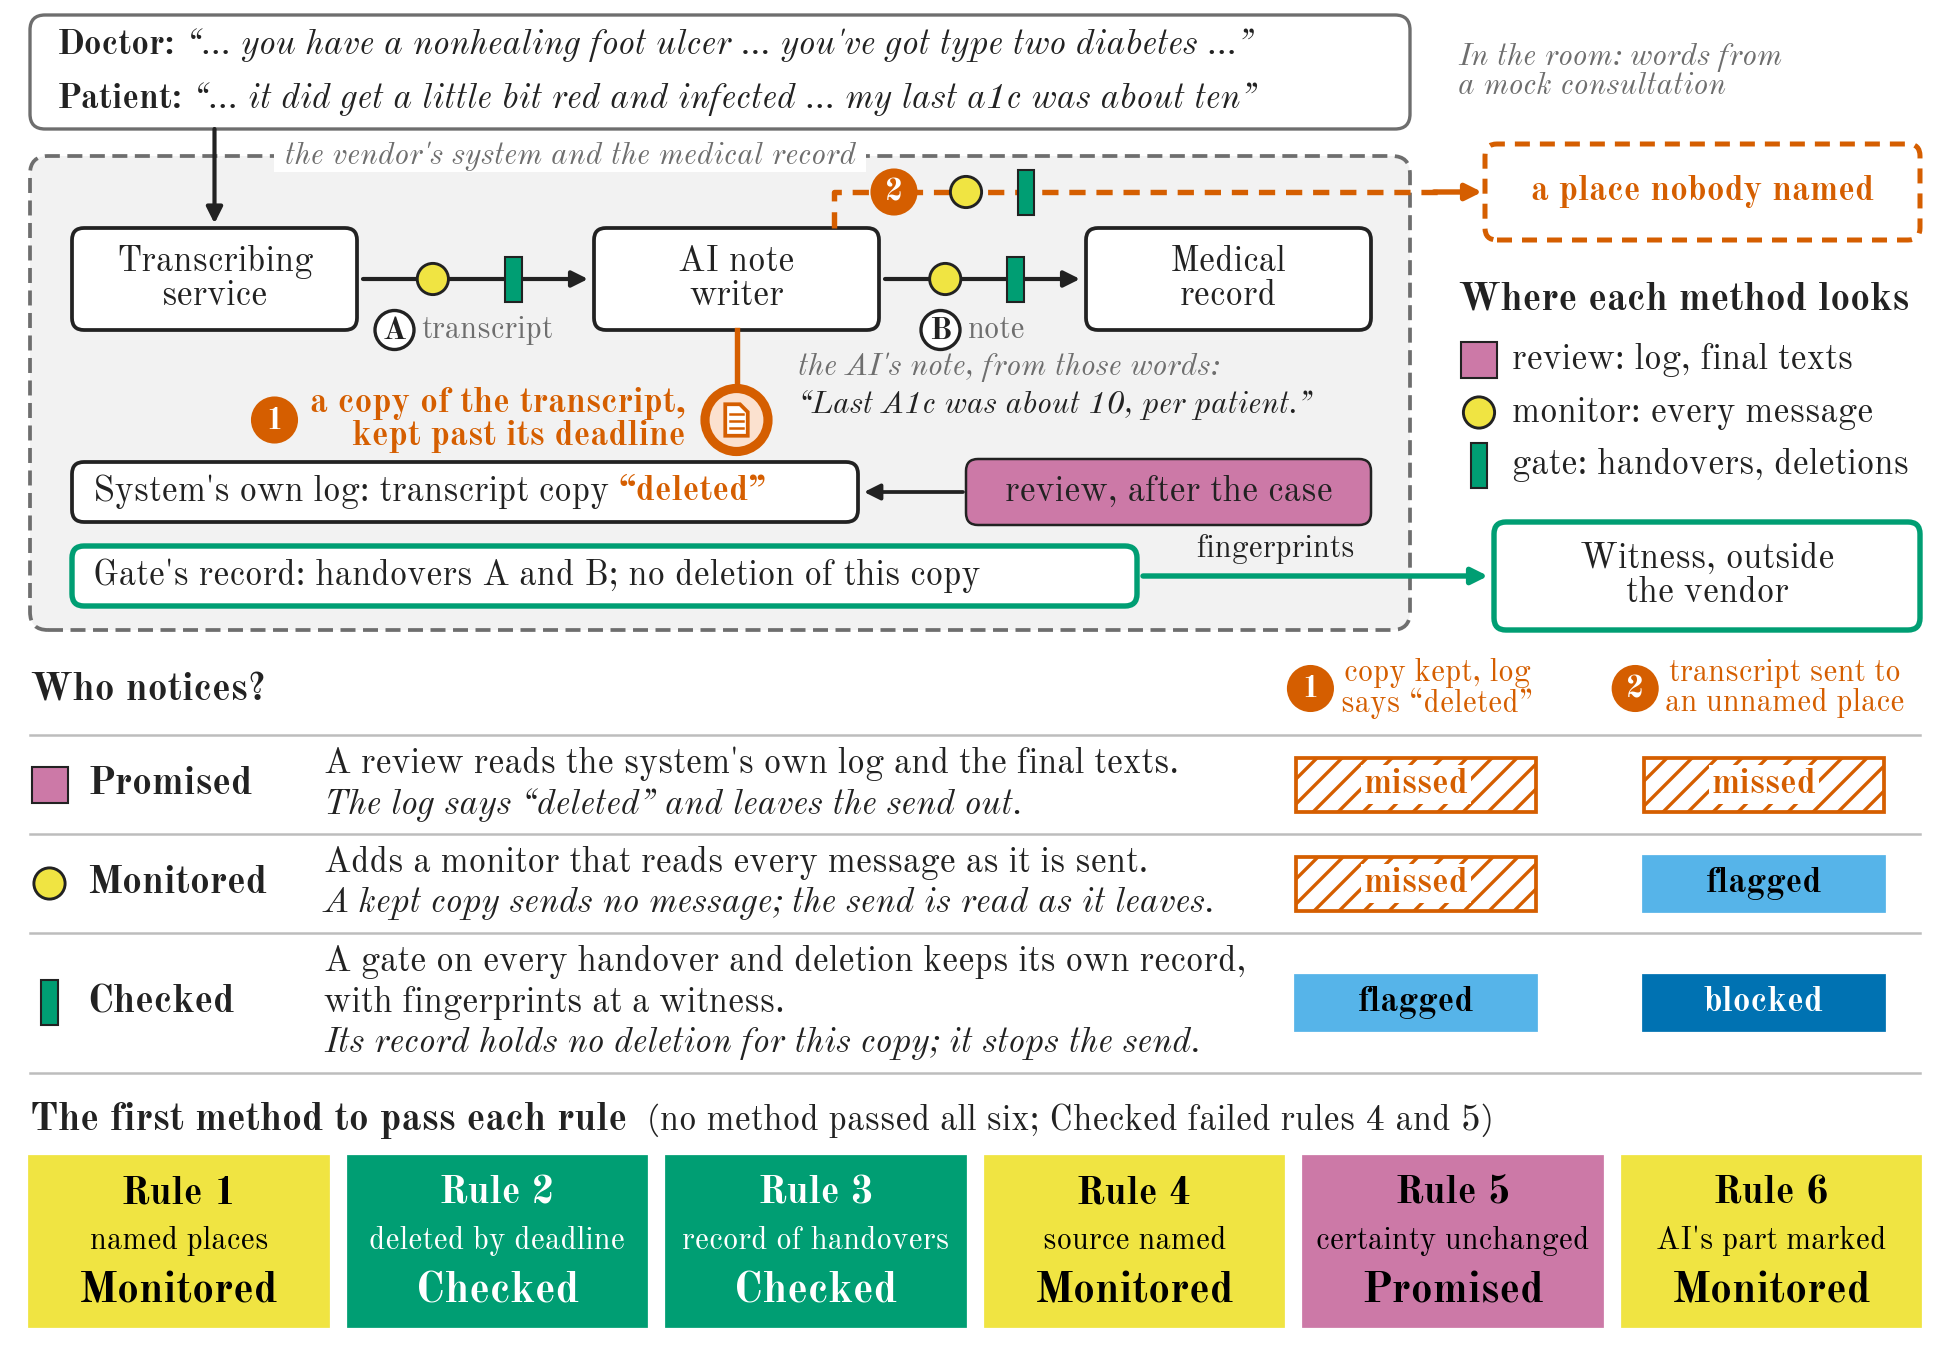

This chart was generated by the following Python code:
"""Figure 1: one visit on the test bench, with real words.

The concept figure (the flow, where each method looks, who notices, the least
method per rule) with a tangible example: words spoken in a mock consultation
(ACI-Bench, D2N155), the line the AI note writer made of them (the run's stored
output), and two planted violations drawn on the flow.

Every quotation is asserted below against the file it comes from, and every
verdict against analysis/final_numbers.json through grades.py, so the figure
stops if it drifts from the data.
"""
import json
import os

import style
import grades
import matplotlib.pyplot as plt
from matplotlib.patches import FancyBboxPatch, Rectangle, Circle, Polygon, FancyArrowPatch

ROOT = os.path.abspath(os.path.join(style.HERE, "..", ".."))   # apart-sprint-custody/
CASES1 = os.path.join(ROOT, "data", "cases", "exp1.jsonl")
AI1 = os.path.join(ROOT, "runs", "night_e1", "ai_calls.jsonl")


# ---------------------------------------------------------------- the data, asserted
def spoken(q, who):
    """q, if a line of the mock consultation D2N155 spoken by `who` holds it."""
    for line in open(CASES1, encoding="utf-8"):
        if '"aci:D2N155"' in line:
            talk = json.loads(line)["conversation"].split("\n")
            if any(t.startswith(f"[{who}]") and q in t for t in talk):
                return q
    raise SystemExit(f"NOT AS STORED: {who}: {q!r}")


def noted(q):
    """q, if the AI note writer's stored note for this consultation holds it."""
    for line in open(AI1, encoding="utf-8"):
        if '"c0155+P2-069.A.r0"' in line:
            r = json.loads(line)
            if r["prompt_id"] == "note_writer.v1" and q in r["output"]:
                return q
    raise SystemExit(f"NOT AS STORED in the AI's note: {q!r}")


D1 = spoken("you have a nonhealing foot ulcer", "doctor")
D2 = spoken("you've got type two diabetes", "doctor")
P1 = spoken("it did get a little bit red and infected", "patient")
P2 = spoken("my last a1c was about ten", "patient")
NOTE_LINE = noted("Last A1c was about 10, per patient.")


def verdict(rule, kind):
    """The one outcome each method had on every case of this planted kind."""
    out = {}
    for m in grades.METHODS:
        cell = grades.FN["e1_by_kind"][rule][kind][m]
        if len(cell) != 1:
            raise SystemExit(f"rule {rule}, {kind}, {m}: mixed outcomes {cell}")
        out[m] = next(iter(cell))
    return out


KEPT = verdict("2", "deletion skipped, log says it happened")   # column 1
SENT = verdict("1", "extra send, not logged")                   # column 2
if KEPT != {"Promised": "missed", "Monitored": "missed", "Checked": "flagged"}:
    raise SystemExit(f"kept copy: {KEPT}")
if SENT != {"Promised": "missed", "Monitored": "flagged", "Checked": "blocked"}:
    raise SystemExit(f"unnamed send: {SENT}")

TILES = [(1, "named places"), (2, "deleted by deadline"), (3, "record of handovers"),
         (4, "source named"), (5, "certainty unchanged"), (6, "AI's part marked")]   # as in Table 2

ROWS = [  # method, what it reads, why it does or does not see the two violations
    ("Promised", ["A review reads the system's own log and the final texts."],
     "The log says “deleted” and leaves the send out."),
    ("Monitored", ["Adds a monitor that reads every message as it is sent."],
     "A kept copy sends no message; the send is read as it leaves."),
    ("Checked", ["A gate on every handover and deletion keeps its own record,",
                 "with fingerprints at a witness."],
     "Its record holds no deletion for this copy; it stops the send."),
]

style.apply()
W, H = style.WIDTH_IN, 4.50
fig = plt.figure(figsize=(W, H))
ax = fig.add_axes([0, 0, 1, 1])
ax.set_xlim(0, W)
ax.set_ylim(0, H)
ax.axis("off")

INK, GREY = style.INK, style.GREY
P, M, C = style.PROMISED, style.MONITORED, style.CHECKED
VER = style.MISSED
FS = style.LABEL
VENDOR_FILL = "#F2F2F2"
COPY_TINT = "#FBE1CF"
X0, X1 = 0.10, 6.40     # outer margins


def box(x, y, w, h, text=None, fc="white", ec=INK, lw=0.9, fs=FS, color=INK, r=0.04, z=2,
        ha="center", ls="-", **kw):
    ax.add_patch(FancyBboxPatch((x, y), w, h, boxstyle=f"round,pad=0,rounding_size={r}",
                                fc=fc, ec=ec, lw=lw, ls=ls, zorder=z))
    if text:
        tx = x + w / 2 if ha == "center" else x + 0.07
        return ax.text(tx, y + h / 2, text, ha=ha, va="center", fontsize=fs, color=color,
                       zorder=z + 1, linespacing=1.0, **kw)


def arrow(x0, y0, x1, y1, color=INK, lw=1.0, z=3):
    ax.add_patch(FancyArrowPatch((x0, y0), (x1, y1), arrowstyle="-|>", mutation_scale=8,
                                 color=color, lw=lw, zorder=z, shrinkA=0, shrinkB=0))


def monitor_mark(x, y, z=5):
    ax.add_patch(Circle((x, y), 0.052, fc=M, ec=INK, lw=0.7, zorder=z))


def gate_mark(x, y, z=5):
    ax.add_patch(Rectangle((x - 0.028, y - 0.075), 0.056, 0.15, fc=C, ec=INK, lw=0.5, zorder=z))


def review_mark(x, y, z=5):
    ax.add_patch(Rectangle((x - 0.06, y - 0.06), 0.12, 0.12, fc=P, ec=INK, lw=0.5, zorder=z))


MARK = {"Promised": review_mark, "Monitored": monitor_mark, "Checked": gate_mark}


def number(x, y, n, z=9):
    """A numbered marker for a planted violation."""
    ax.add_patch(Circle((x, y), 0.075, fc=VER, ec=VER, lw=0.5, zorder=z))
    ax.text(x, y - 0.004, str(n), ha="center", va="center", fontsize=style.NOTE,
            fontweight="bold", color="white", zorder=z + 1)


def left_edge(t):
    """The left edge of a drawn text, in inches on the figure."""
    fig.canvas.draw()
    bb = t.get_window_extent(fig.canvas.get_renderer())
    return ax.transData.inverted().transform((bb.x0, bb.y0))[0]


def kept_copy(x, y, r=0.105):
    ax.add_patch(Circle((x, y), r, fc=COPY_TINT, ec=VER, lw=2.2, zorder=6))
    w, h, f = 0.075, 0.105, 0.026
    pts = [(x - w / 2, y - h / 2), (x + w / 2, y - h / 2), (x + w / 2, y + h / 2 - f),
           (x + w / 2 - f, y + h / 2), (x - w / 2, y + h / 2)]
    ax.add_patch(Polygon(pts, closed=True, fc="white", ec=VER, lw=0.9, zorder=7))
    for k in range(3):
        yy = y + 0.021 - k * 0.024
        ax.plot([x - 0.022, x + 0.022], [yy, yy], color=VER, lw=0.6, zorder=8)


# ---------------------------------------------------------------- the words in the room
QY0, QY1 = 4.07, 4.45
box(X0, QY0, 4.60, QY1 - QY0, ec=GREY, lw=0.8, r=0.05)
for yy, who, words in ((4.35, "Doctor:", f"“… {D1} … {D2} …”"),
                       (4.17, "Patient:", f"“… {P1} … {P2}”")):
    t = ax.text(X0 + 0.09, yy, who, ha="left", va="center", fontsize=FS, fontweight="bold",
                zorder=4)
    ax.annotate(" " + words, xy=(1, 0.5), xycoords=t, ha="left", va="center", fontsize=FS,
                style="italic", zorder=4)
ax.text(4.86, 4.26, "In the room: words from\na mock consultation", ha="left", va="center",
        fontsize=style.NOTE, color=GREY, style="italic", linespacing=1.0)

# ---------------------------------------------------------------- band a: the flow
VX0, VX1, VY0, VY1 = X0, 4.70, 2.40, 3.98
ax.add_patch(FancyBboxPatch((VX0, VY0), VX1 - VX0, VY1 - VY0,
                            boxstyle="round,pad=0,rounding_size=0.06",
                            fc=VENDOR_FILL, ec=GREY, lw=0.9, ls=(0, (4, 2)), zorder=0))
ax.text(0.92, VY1, " the vendor's system and the medical record ", ha="left", va="center", fontsize=style.NOTE,
        color=GREY, style="italic", zorder=1,
        bbox=dict(boxstyle="square,pad=0.05", fc="white", ec="none"))

SW, SH, SY = 0.95, 0.34, 3.40
STEPS = [0.24, 1.98, 3.62]
for x, t in zip(STEPS, ["Transcribing\nservice", "AI note\nwriter", "Medical\nrecord"]):
    box(x, SY, SW, SH, t)
arrow(STEPS[0] + SW / 2, QY0, STEPS[0] + SW / 2, SY + SH + 0.015)   # the words enter
cy = SY + SH / 2
for (xa, xb, c, what) in ((STEPS[0] + SW, STEPS[1], "A", "transcript"),
                          (STEPS[1] + SW, STEPS[2], "B", "note")):
    arrow(xa + 0.02, cy, xb - 0.02, cy)
    L_ = xb - xa
    monitor_mark(xa + 0.32 * L_, cy)
    gate_mark(xa + 0.66 * L_, cy)
    mx = (xa + xb) / 2
    lx = mx - (0.27 if c == "A" else 0.14)
    ax.add_patch(Circle((lx, cy - 0.17), 0.065, fc="white", ec=INK, lw=0.8, zorder=5))
    ax.text(lx, cy - 0.175, c, ha="center", va="center", fontsize=style.NOTE,
            fontweight="bold", zorder=6)
    ax.text(lx + 0.09, cy - 0.17, what, ha="left", va="center", fontsize=style.NOTE,
            color=GREY)
# what the AI wrote from the patient's words
ax.text(2.66, 3.275, "the AI's note, from those words:", ha="left", va="center",
        fontsize=style.NOTE, color=GREY, style="italic", zorder=4)
ax.text(2.66, 3.150, f"“{NOTE_LINE}”", ha="left", va="center", fontsize=style.NOTE,
        style="italic", zorder=4)

# violation 1: the kept copy at the AI note writer
kx, ky = STEPS[1] + SW / 2, 3.10
ax.plot([kx, kx], [SY, ky + 0.105], color=VER, lw=1.3, zorder=5)
kept_copy(kx, ky)
t1 = ax.text(kx - 0.17, ky, "a copy of the transcript,\nkept past its deadline", ha="right",
             va="center", fontsize=FS, color=VER, fontweight="bold", linespacing=1.0)
number(left_edge(t1) - 0.12, ky, 1)

# violation 2: the transcript also goes to a place nobody named
sx, sy = STEPS[1] + 0.80, 3.86
ax.plot([sx, sx, 4.80], [SY + SH, sy, sy], color=VER, lw=1.3, ls=(0, (3, 2)), zorder=4)
arrow(4.78, sy, 4.94, sy, color=VER, lw=1.3)
number(sx + 0.20, sy, 2)
monitor_mark(sx + 0.44, sy)
gate_mark(sx + 0.64, sy)
box(4.95, sy - 0.16, X1 - 4.95, 0.32, "a place nobody named", ec=VER, lw=1.2, ls=(0, (3, 2)),
    color=VER, fontweight="bold")

# the system's own log, read by the review
LY, LH = 2.76, 0.2
box(0.24, LY, 2.62, LH)
t = ax.text(0.31, LY + LH / 2, "System's own log: transcript copy ", ha="left", va="center",
            fontsize=FS, zorder=4)
ax.annotate("“deleted”", xy=(1, 0.5), xycoords=t, ha="left", va="center", fontsize=FS,
            fontweight="bold", color=VER, zorder=4)
box(3.22, LY - 0.01, 1.35, LH + 0.02, "review, after the case", fc=P, ec=INK, lw=0.6, fs=FS)
arrow(3.21, LY + LH / 2, 2.88, LY + LH / 2, lw=0.9)

# the gate's record, fingerprinted to the witness
GY, GH = 2.48, 0.2
box(0.24, GY, 3.55, GH, None, ec=C, lw=1.3)
ax.text(0.31, GY + GH / 2, "Gate's record: handovers A and B; no deletion of this copy",
        ha="left", va="center", fontsize=FS, zorder=4)
WX0 = 4.98
box(WX0, GY - 0.08, X1 - WX0, GH + 0.16, "Witness, outside\nthe vendor", ec=C, lw=1.3, fs=FS)
arrow(3.81, GY + GH / 2, WX0 - 0.02, GY + GH / 2, color=C, lw=1.3)
ax.text(4.25, GY + GH / 2 + 0.04, "fingerprints", ha="center", va="bottom", fontsize=style.NOTE,
        color=INK, zorder=4)

# key to the marks: where each method looks
kx0, ky0 = 4.86, 3.50
ax.text(kx0, ky0, "Where each method looks", ha="left", va="center", fontsize=style.HEAD,
        fontweight="bold")
for j, (mark, label) in enumerate(((review_mark, "review: log, final texts"),
                                   (monitor_mark, "monitor: every message"),
                                   (gate_mark, "gate: handovers, deletions"))):
    yy = ky0 - 0.20 - j * 0.175
    mark(kx0 + 0.07, yy)
    ax.text(kx0 + 0.18, yy, label, ha="left", va="center", fontsize=FS)

# ---------------------------------------------------------------- band b: who notices
BT = 2.20
ax.text(X0, BT, "Who notices?", ha="left", va="center", fontsize=style.HEAD, fontweight="bold")
TEXT_X, CHIP_W = 1.08, 0.80
COLS = ((4.72, 1, "copy kept, log\nsays “deleted”", KEPT),
        (5.88, 2, "transcript sent to\nan unnamed place", SENT))
for cx, n, head, _ in COLS:
    th_ = ax.text(cx + 0.07, BT + 0.005, head, ha="center", va="center", fontsize=style.NOTE,
                  color=VER, linespacing=1.0)
    number(left_edge(th_) - 0.10, BT + 0.005, n)
y = BT - 0.15
for m, reads, why in ROWS:
    nl = len(reads) + 1
    rh = 0.06 + nl * 0.135
    yc = y - rh / 2
    ax.plot([X0, X1], [y, y], color=style.LIGHT, lw=0.6)
    MARK[m](X0 + 0.065, yc)
    ax.text(X0 + 0.19, yc, m, ha="left", va="center", fontsize=style.HEAD, fontweight="bold")
    ty = y - 0.03 - 0.0675
    for line in reads:
        ax.text(TEXT_X, ty, line, ha="left", va="center", fontsize=FS)
        ty -= 0.135
    ax.text(TEXT_X, ty, why, ha="left", va="center", fontsize=FS, style="italic")
    for cx, _, _, col in COLS:
        v = col[m]
        ax.add_patch(Rectangle((cx - CHIP_W / 2, yc - 0.09), CHIP_W, 0.18,
                               fc=style.OUTCOME_FACE[v], ec=style.OUTCOME_EDGE[v],
                               hatch=style.OUTCOME_HATCH[v], lw=0.9))
        ax.text(cx, yc, v, ha="center", va="center", fontsize=FS,
                color=style.OUTCOME_TEXT[v], fontweight="bold",
                bbox=dict(boxstyle="square,pad=0.08", fc="white", ec="none")
                if v == "missed" else None)
    y -= rh
ax.plot([X0, X1], [y, y], color=style.LIGHT, lw=0.6)

# ---------------------------------------------------------------- band c: tiles
CT = y - 0.16
tc_ = ax.text(X0, CT, "The first method to pass each rule", ha="left", va="center",
              fontsize=style.HEAD, fontweight="bold")
ax.annotate("  (no method passed all six; Checked failed rules 4 and 5)", xy=(1, 0.5), xycoords=tc_,
            ha="left", va="center", fontsize=FS)
n, gap = len(TILES), 0.07
tw = (X1 - X0 - gap * (n - 1)) / n
th = CT - 0.12 - 0.08
for i, ((r, short), m) in enumerate(zip(TILES, grades.LEAST)):
    x = X0 + i * (tw + gap)
    fc, tc = style.METHOD[m], style.METHOD_TEXT[m]
    ax.add_patch(Rectangle((x, 0.08), tw, th, fc=fc, ec=fc, lw=0.9, zorder=1))
    for frac, txt, fs, bold in ((0.78, f"Rule {r}", style.HEAD, True), (0.5, short, style.NOTE, False),
                                (0.2, m, style.EMPH, True)):
        ax.text(x + tw / 2, 0.08 + frac * th, txt, ha="center", va="center", fontsize=fs,
                color=tc, fontweight="bold" if bold else "normal", zorder=3)

style.save(fig, "fig1_visit_example")
print("quotations checked against the stored files:", [D1, D2, P1, P2, NOTE_LINE])
